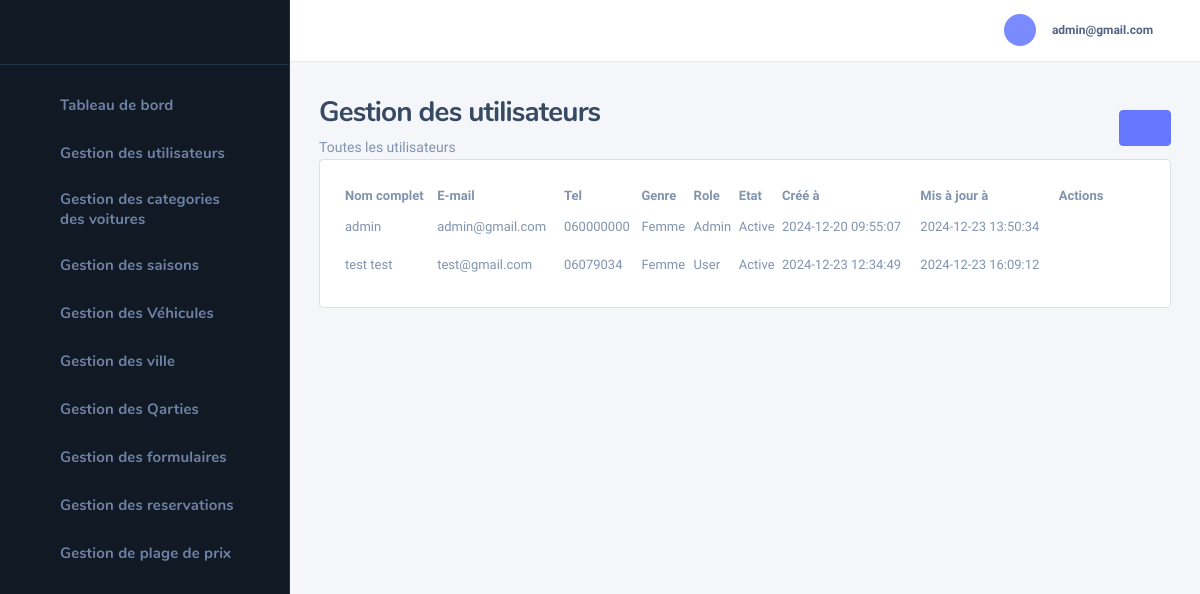
Page /gestion-utilisateurs.php (signed in) on the committed database.
### tables this page shows
CREATE TABLE `app_users` (
  `id` int UNSIGNED NOT NULL,
  `name` varchar(100) NOT NULL,
  `email` varchar(100) NOT NULL,
  `tel` varchar(15) NOT NULL,
  `genre` varchar(50) NOT NULL DEFAULT 'femme',
  `password` varchar(255) NOT NULL,
  `role` varchar(50) NOT NULL DEFAULT 'user',
  `etat` varchar(100) NOT NULL,
  `created_at` timestamp NULL DEFAULT CURRENT_TIMESTAMP,
  `updated_at` timestamp NULL DEFAULT CURRENT_TIMESTAMP ON UPDATE CURRENT_TIMESTAMP
);

### gestion-utilisateurs.php (the view, shortened to what this page needs)
<?php
include 'db.php';
$sql = "SELECT * FROM app_users ORDER BY role = 'admin' DESC";
$result = $conn->query($sql);
?>
<!DOCTYPE html>
<html lang="fr">
<head>
    <link rel="stylesheet" href="src/assets/css/dashlite.css">
    <link rel="stylesheet" href="src/assets/css/theme.css">
</head>
<body class="nk-body bg-lighter npc-general has-sidebar">
    <?php include 'sidebare.php'; ?>
    <div class="nk-wrap">
        <?php include 'head.php'; ?>
        <div class="nk-content">
            <div class="container-fluid">
                <div class="nk-content-inner">
                    <div class="nk-content-body">
                        <div class="nk-block-between">
                            <div class="nk-block-head-content">
                                <h3 class="nk-block-title page-title">Gestion des utilisateurs</h3>
                                <div class="nk-block-des text-soft">
                                    <p>Toutes les utilisateurs</p>
                                </div>
                            </div>
                            <button class="btn btn-primary" data-bs-toggle="modal" data-bs-target="#addUserModal">
                                <em class="icon ni ni-plus"></em>
                            </button>
                        </div>
                        <div class="card card-bordered card-preview">
                            <div class="card-inner">
                                <table class="datatable-init nowrap nk-tb-list nk-tb-ulist">
                                    <thead>
                                        <tr>
                                            <th>Nom complet</th>
                                            <th>E-mail</th>
                                            <th>Tel</th>
                                            <th>Genre</th>
                                            <th>Role</th>
                                            <th>Etat</th>
                                            <th>Créé à</th>
                                            <th>Mis à jour à</th>
                                            <th>Actions</th>
                                        </tr>
                                    </thead>
                                    <tbody>
                                        <?php if ($result->num_rows > 0): ?>
                                            <?php while ($row = $result->fetch_assoc()): ?>
                                                <tr>
                                                    <td><?php echo htmlspecialchars($row['name']); ?></td>
                                                    <td><?php echo htmlspecialchars($row['email']); ?></td>
                                                    <td><?php echo htmlspecialchars($row['tel']); ?></td>
                                                    <td><?php echo $row['genre'] == 1 ? 'Femme' : 'Homme'; ?></td>
                                                    <td><?php echo $row['role'] == 1 ? 'User' : 'Admin'; ?></td>
                                                    <td><?php echo $row['etat'] == 1 ? 'Inactive' : 'Active'; ?></td>
                                                    <td><?php echo htmlspecialchars($row['created_at']); ?></td>
                                                    <td><?php echo htmlspecialchars($row['updated_at']); ?></td>
                                                    <td>
                                                        <button class="btn btn-trigger btn-icon btn-trash edit-user-btn"
                                                                data-id="<?php echo $row['id']; ?>"
                                                                data-name="<?php echo htmlspecialchars($row['name']); ?>"
                                                                data-email="<?php echo htmlspecialchars($row['email']); ?>"
                                                                data-tel="<?php echo htmlspecialchars($row['tel']); ?>"
                                                                data-genre="<?php echo htmlspecialchars($row['genre']); ?>"
                                                                data-role="<?php echo $row['role']; ?>"
                                                                data-etat="<?php echo $row['etat']; ?>">
                                                            <em class="icon ni ni-edit"></em>
                                                        </button>
                                                        <a href="?action=delete&id=<?php echo $row['id']; ?>" class='btn btn-trigger btn-icon btn-trash' onclick="return confirm('Êtes-vous sûr ?')">
                                                            <em class="icon ni ni-trash"></em>
                                                        </a>
                                                    </td>
                                                </tr>
                                            <?php endwhile; ?>
                                        <?php endif; ?>
                                    </tbody>
                                </table>
                            </div>
                        </div>
                    </div>
                </div>
            </div>
        </div>
    </div>
</body>
</html>

### sidebare.php (shortened to what this page needs)
<div class="nk-app-root">
        <div class="nk-main ">
            <div class="nk-sidebar nk-sidebar-fixed is-dark " data-content="sidebarMenu">
                <div class="nk-sidebar-element nk-sidebar-head">
                    <div class="nk-menu-trigger">
                        <a href="#" class="nk-nav-compact nk-quick-nav-icon d-none d-xl-inline-flex" data-target="sidebarMenu"><em class="icon ni ni-menu"></em></a>
                    </div>
                </div>
                <div class="nk-sidebar-element nk-sidebar-body">
                    <div class="nk-sidebar-content">
                        <div class="nk-sidebar-menu" data-simplebar>
                            <ul class="nk-menu">
                                <li class="nk-menu-item">
                                    <a href="dashbord.php" class="nk-menu-link">
                                        <span class="nk-menu-icon"><em class="icon ni ni-dashboard-fill"></em></span>
                                        <span class="nk-menu-text">Tableau de bord</span>
                                    </a>
                                </li>
                                <li class="nk-menu-item">
                                    <a href="gestion-utilisateurs.php" class="nk-menu-link">
                                        <span class="nk-menu-icon"><em class="icon ni ni-layers-fill"></em></span>
                                        <span class="nk-menu-text">Gestion des utilisateurs</span>
                                    </a>
                                </li>
                                <li class="nk-menu-item">
                                    <a href="gestion-categories-voitures.php" class="nk-menu-link">
                                        <span class="nk-menu-icon"><em class="icon ni ni-layers-fill"></em></span>
                                        <span class="nk-menu-text">Gestion des categories <br>des voitures</span>
                                    </a>
                                </li>
                                <li class="nk-menu-item">
                                    <a href="gestion-saison.php" class="nk-menu-link">
                                        <span class="nk-menu-icon"><em class="icon ni ni-layers-fill"></em></span>
                                        <span class="nk-menu-text">Gestion des saisons</span>
                                    </a>
                                </li>
                                <li class="nk-menu-item">
                                    <a href="gestion-vehicule.php" class="nk-menu-link">
                                        <span class="nk-menu-icon"><em class="icon ni ni-layers-fill"></em></span>
                                        <span class="nk-menu-text">Gestion des Véhicules </span>
                                    </a>
                                </li>
                                <li class="nk-menu-item">
                                    <a href="gestion-ville.php" class="nk-menu-link">
                                        <span class="nk-menu-icon"><em class="icon ni ni-layers-fill"></em></span>
                                        <span class="nk-menu-text">Gestion des ville</span>
                                    </a>
                                </li>
                                <li class="nk-menu-item">
                                    <a href="gestion-qarties.php" class="nk-menu-link">
                                        <span class="nk-menu-icon"><em class="icon ni ni-layers-fill"></em></span>
                                        <span class="nk-menu-text">Gestion des Qarties</span>
                                    </a>
                                </li>
                                <li class="nk-menu-item">
                                    <a href="gestion-formulaire.php" class="nk-menu-link">
                                        <span class="nk-menu-icon"><em class="icon ni ni-layers-fill"></em></span>
                                        <span class="nk-menu-text">Gestion des formulaires</span>
                                    </a>
                                </li>
                                <li class="nk-menu-item">
                                    <a href="gestion-reservation.php" class="nk-menu-link">
                                        <span class="nk-menu-icon"><em class="icon ni ni-layers-fill"></em></span>
                                        <span class="nk-menu-text">Gestion des reservations</span>
                                    </a>
                                </li>
                                <li class="nk-menu-item">
                                    <a href="gestion-plage-prix.php" class="nk-menu-link">
                                        <span class="nk-menu-icon"><em class="icon ni ni-layers-fill"></em></span>
                                        <span class="nk-menu-text">Gestion de plage de prix</span>
                                    </a>
                                </li>
                            </ul>
                        </div>
                    </div>
                </div>
            </div>

### head.php (shortened to what this page needs)
<div class="nk-header nk-header-fixed is-light">
        <div class="container-fluid">
            <div class="nk-header-wrap">
<?php
$email = $_SESSION['email'];
?>
<div class="nk-header-tools">
    <ul class="nk-quick-nav">
        <li class="dropdown user-dropdown">
            <a href="#" class="dropdown-toggle" data-bs-toggle="dropdown">
                <div class="user-toggle">
                    <div class="user-avatar sm">
                        <em class="icon ni ni-user-alt"></em>
                    </div>
                    <div class="user-info d-none d-md-block">
                    <div class="user-name dropdown-indicator"><?php echo $email; ?></div>
                    </div>
                </div>
            </a>
        </li>
    </ul>
</div>
                </div>
            </div>
        </div>

### rows in the picture
app_users: name "admin", email "admin@gmail.com", tel "060000000", genre "Femme", role "Admin", etat "Active", created_at "2024-12-20 09:55:07", updated_at "2024-12-23 13:50:34"
app_users: name "test test", email "test@gmail.com", tel "06079034", genre "Femme", role "User", etat "Active", created_at "2024-12-23 12:34:49", updated_at "2024-12-23 16:09:12"

### other values in the picture
$email "admin@gmail.com"
